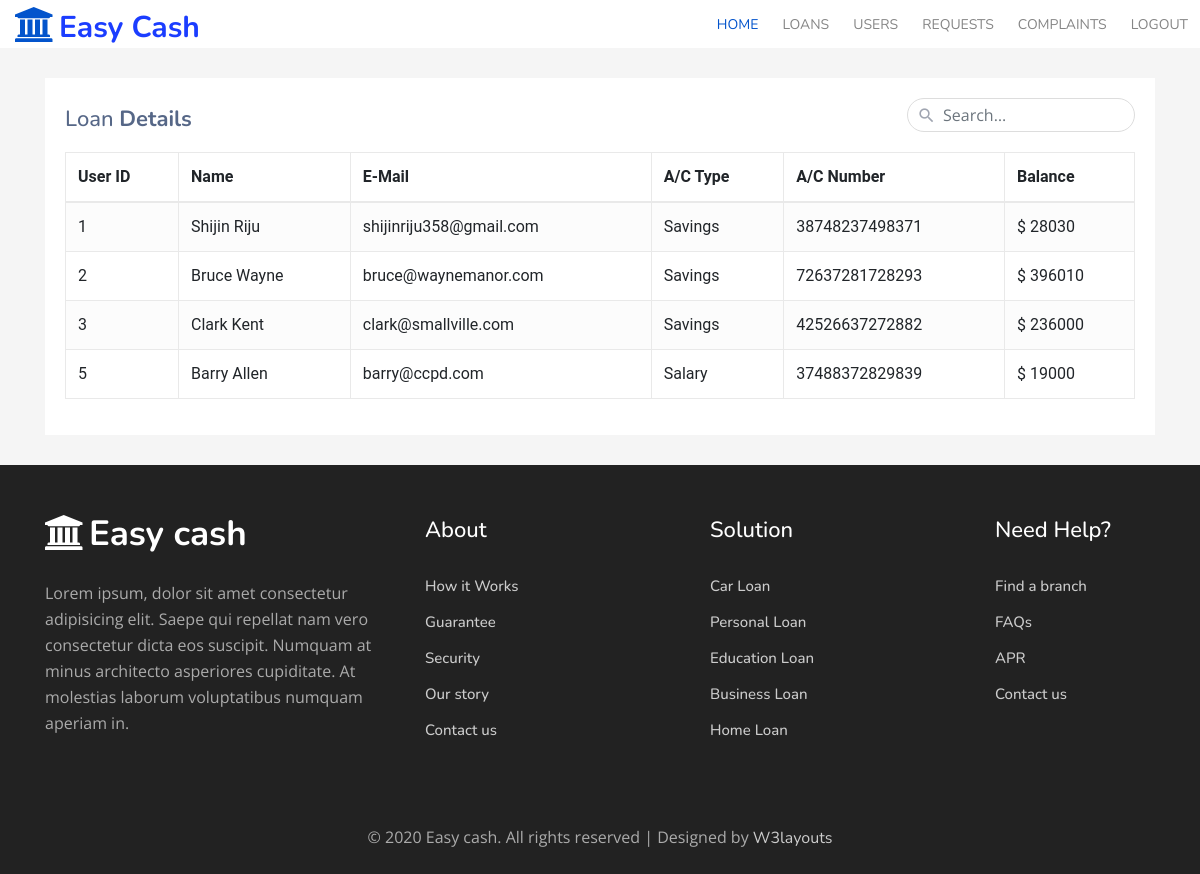
The app's page /userView/ with its own data.
### bankingapp/models.py (models this page shows, shortened)
class Register(models.Model):
    name = models.CharField(max_length = 100)
    email = models.EmailField(max_length = 100)
    phone = models.IntegerField()
    accountNum = models.IntegerField()
    accountType = models.CharField(max_length = 100)
    credit = models.IntegerField()
    balance = models.IntegerField(null=True)
    login_id = models.ForeignKey(CustomLogin,on_delete = models.CASCADE)

### bankingapp/views.py (the view)
# urls.py: path('userView/',views.userView),
def userView(request):
    data = Register.objects.all()
    return render(request,'userview.html',{"data":data})

### templates/userview.html (shortened to what this page needs)
{% extends 'adminBase.html' %}
{% block header %}
</head>
<body>
    <div class="container-xl">
        <div class="table-responsive">
            <div class="table-wrapper">
                <div class="table-title">
                    <div class="row">
                        <div class="col-sm-8">
                            <h2>Loan <b>Details</b></h2>
                        </div>
                        <div class="col-sm-4">
                            <div class="search-box">
                                <i class="material-icons">&#xE8B6;</i>
                                <input type="text" class="form-control" placeholder="Search&hellip;">
                            </div>
                        </div>
                    </div>
                </div>
                <table class="table table-striped table-hover table-bordered">
                    <thead>
                        <tr>
                            <th>User ID</th>
                            <th>Name</th>
                            <th>E-Mail</th>
                            <th>A/C Type</th>
                            <th>A/C Number</th>
                            <th>Balance</th>
                        </tr>
                    </thead>
                    <tbody>
                        {% for i in data %}
                        <tr>
                            <td>{{i.id}}</td>
                            <td>{{i.name}}</td>
                            <td>{{i.email}}</td>
                            <td>{{i.accountType}}</td>
                            <td>{{i.accountNum}}</td>
                            <td>$ {{i.balance}}</td>
                        </tr>
                        {% endfor %}
                    </tbody>
                </table>
            </div>
        </div>
    </div>
    {% endblock %}

### templates/userview.html (style rules this page uses)
body { color: #566787; background: #f5f5f5; font-family: 'Roboto', sans-serif; }
.table-responsive { margin: 30px 0; }
.table-wrapper { min-width: 1000px; background: #fff; padding: 20px; box-shadow: 0 1px 1px rgba(0, 0, 0, .05); }
.table-title { padding-bottom: 10px; margin: 0 0 10px; min-width: 100%; }
.table-title h2 { margin: 8px 0 0; font-size: 22px; }
.search-box { position: relative; float: right; }
.search-box input { height: 34px; border-radius: 20px; padding-left: 35px; border-color: #ddd; box-shadow: none; }
.search-box i { color: #a0a5b1; position: absolute; font-size: 19px; top: 8px; left: 10px; }
table.table tr th, table.table tr td { border-color: #e9e9e9; }
table.table-striped tbody tr:nth-of-type(odd) { background-color: #fcfcfc; }
table.table td:last-child { width: 130px; }

### records on screen
Register: id "1", name "Shijin Riju", email "shijinriju358@gmail.com", accountType "Savings", accountNum "38748237498371", balance "28030"
Register: id "2", name "Bruce Wayne", email "bruce@waynemanor.com", accountType "Savings", accountNum "72637281728293", balance "396010"
Register: id "3", name "Clark Kent", email "clark@smallville.com", accountType "Savings", accountNum "42526637272882", balance "236000"
Register: id "5", name "Barry Allen", email "barry@ccpd.com", accountType "Salary", accountNum "37488372829839", balance "19000"
